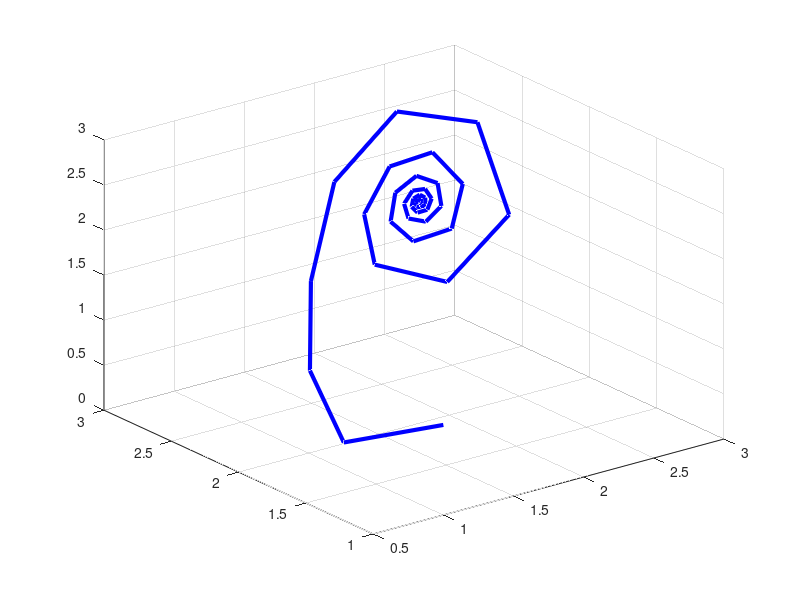

Here is the MATLAB script that generated this plot:
close all; clear all; clc;
a=0.0; b=200.0; N=400;
alpha=1;
delta=2;
beta=8/3;
f1=@(x,y,z) -alpha.*(x-y);
f2=@(x,y,z) (delta+1).*x-y-x.*z;
f3=@(x,y,z) -beta*z+x.*y;

h=(b-a)/N;
x(1)=1;
y(1)=1;
z(1)=1;
%%%%%%%%%%%%%%%%%%%%%%%%%
for k=1:N
%%%%%%%%%%%%%%%%%%%%%%%%%
k1=h.*feval(f1,x(k),y(k));
k2 = h*f1(x(k)+0.5*h,y(k)+0.5*h*k1,z(k)+0.5*h*k1);
x(k+1) = x(k) + k2;
%%%%%%%%%%%%%%%%%%%%%%%%%
k3=h.*feval(f2,x(k),y(k),z(k));
k4 = h*f2(x(k)+0.5*h,y(k)+0.5*h*k3,z(k)+0.5*h*k3);
y(k+1) = y(k) + k4;
%%%%%%%%%%%%%%%%%%%%%%%%%
k5=h.*feval(f3,x(k),y(k),z(k));
k6 = h*f3(x(k)+0.5*h,y(k)+0.5*h*k5,z(k)+0.5*h*k5);
z(k+1) = z(k) + k6;
end
figure;
plot3(x, y, z, 'b', 'LineWidth', 3); grid on
view(3)
